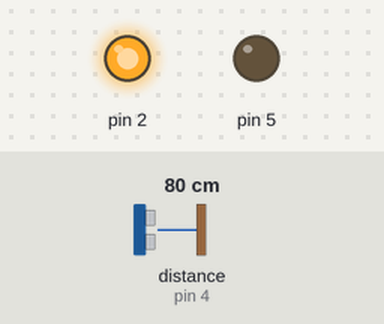
This sketch was run on a simulated Arduino Uno, built with avr-gcc and run on an emulated ATmega328P. On the bench: output pins drawn as LEDs (lit = HIGH). Inputs (shaded band) come from the test bench; at power-on: distance to the obstacle (sensor on pin 4) 80 cm. The echo pulse lasts 58.3 µs per cm; pins used as bus, display or sensor lines are not drawn; what the sketch prints to the serial monitor is not drawn.

Above: at 0.1 s.
Timing chart, 0 to 1.6 s (numbered marks = the images above):
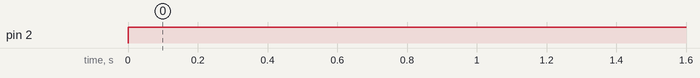

Measured:
- by itself, pin 2: LOW → HIGH at 0.00 s

The sketch:

utrasonic.ino
```cpp
void setup() {
  pinMode (2,OUTPUT);
  pinMode (5,OUTPUT);
  Serial.begin(9600);
}

void loop()
{
digitalWrite(2, HIGH);
  long duration, inches, cm, mm;

  pinMode(3, OUTPUT);
  digitalWrite(3, LOW);
  delayMicroseconds(2);
  digitalWrite(3, HIGH);
  delayMicroseconds(5);
  digitalWrite(3, LOW);

  pinMode (4, INPUT);
  duration = pulseIn(4, HIGH);

  inches = microsecondsToInches(duration);
  cm = microsecondsToCentimeters(duration);

  Serial.print(inches);
  Serial.print("in, ");
  Serial.print(cm);
  Serial.print("cm,");
  Serial.println();
  delay(1000);
}

long microsecondsToInches(long microseconds)
{
  return microseconds / 74 / 2;
}

long microsecondsToCentimeters(long microseconds)
{
  return microseconds / 29 / 2;
}
```
